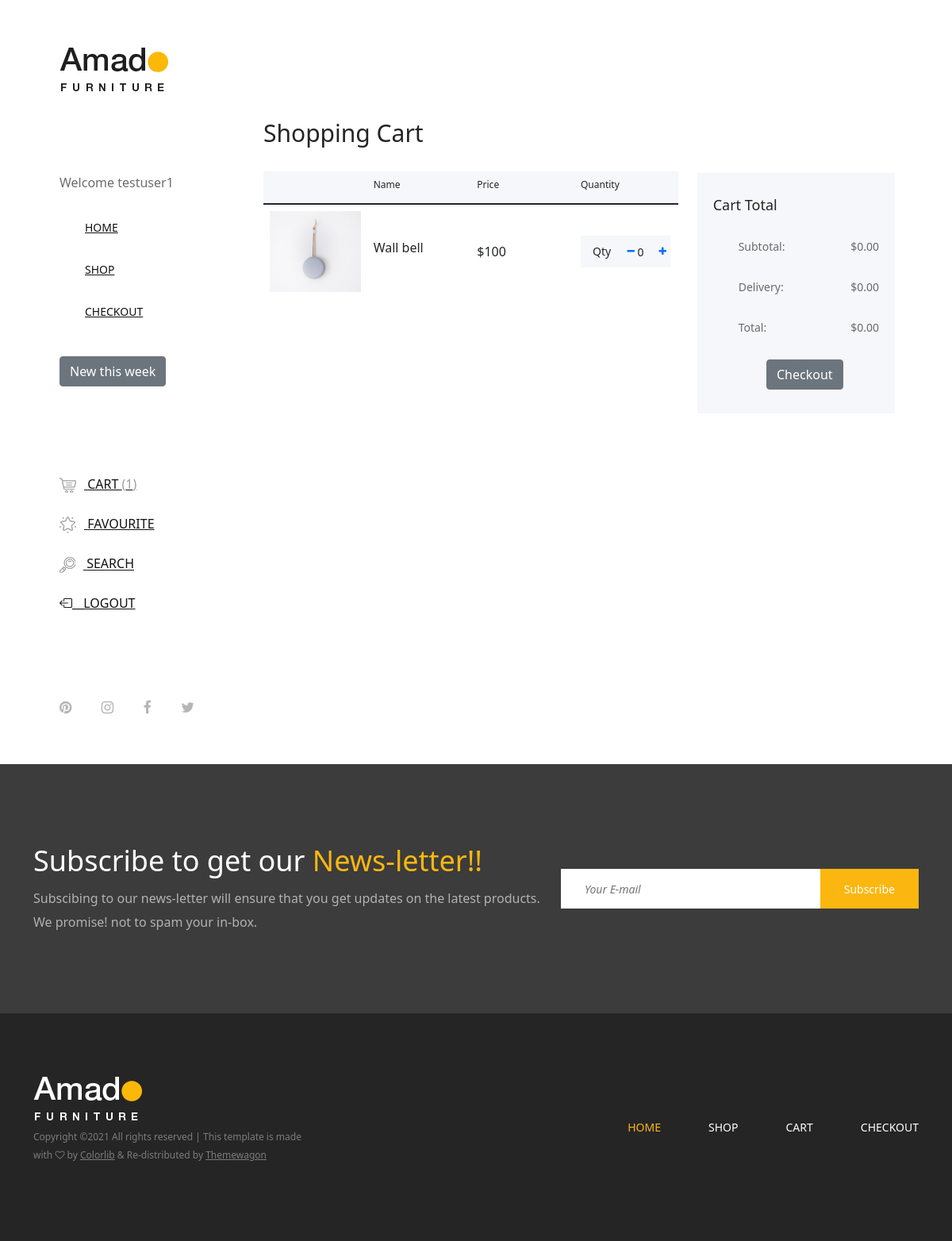
The page /cart (signed in) on the database as committed earlier.
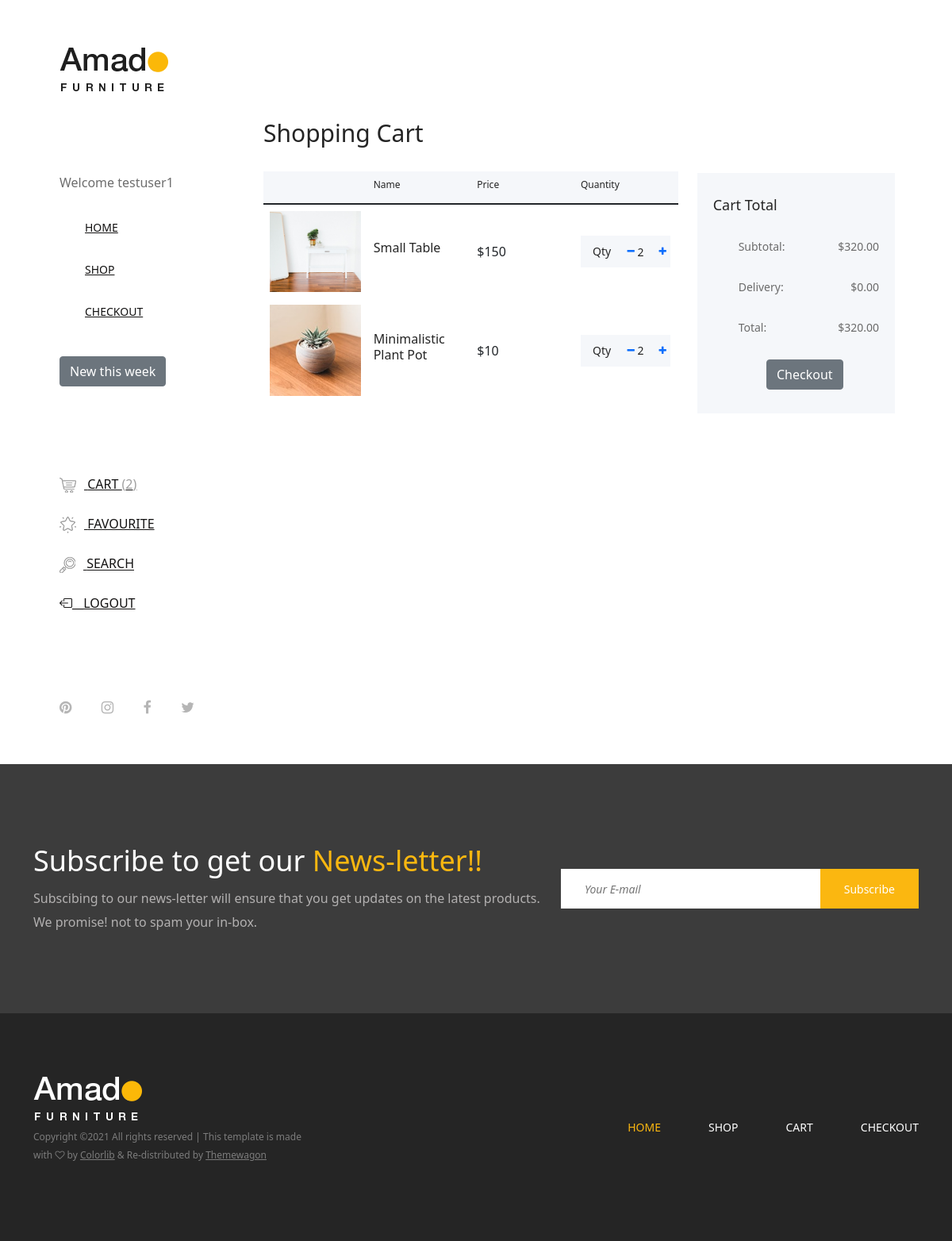
The same page on the database as committed later.
### main/models.py (models this page shows, shortened)
class Cart(models.Model):
    user=models.ForeignKey(User, on_delete=models.CASCADE)
    product = models.ForeignKey(Product, on_delete=models.CASCADE)
    quantity = models.PositiveIntegerField(default=1)
    sub_total = models.IntegerField(blank=True, null=True)
    date = models.DateTimeField(auto_now_add=True)

class Product(models.Model):
    Category_choices = [
    ('chairs', 'chairs'),
    ('beds', 'beds'),
    ('tables', 'tables'),
    ('home_deco', 'home_deco'),
    ('dressings', 'dressings')
]
    name = models.CharField(max_length=100)
    price = models.IntegerField(null=False, blank=False)
    image = models.ImageField(upload_to ='products/')
    category = models.CharField(choices=Category_choices, max_length=50)

### main/views.py (the view)
# urls.py: path('cart', CartView.as_view(), name='cart'),
class CartView(View):
    def get(self, request, *args, **kwargs):
        cart_objects = Cart.objects.filter(user = request.user)
        total_no_of_products = cart_objects.count()
        subtotal = []
        for objects in cart_objects:
            subtotal.append(objects.sub_total)
        subtotal2 = sum(subtotal)
        delivery_fee = 0                 # Just equal to zero for now....
        total = subtotal2 + delivery_fee
        context={
            'cart_objects': cart_objects,
            'total_no_of_products': total_no_of_products,
            'total': total,
            'subtotal2': subtotal2,
            'delivery_fee': delivery_fee,
        }
        return render(request, 'main/cart.html', context)

### main/templates/main/cart.html (shortened to what this page needs)
{% extends 'main/base.html' %}
{% block content %}
        <div class="cart-table-area section-padding-100">
            <div class="container-fluid">
                <div class="row">
                    <div class="col-12 col-lg-8">
                        <div class="cart-title mt-50">
                            <h2>Shopping Cart</h2>
                        </div>
                        <div class="cart-table clearfix">
                            <table class="table table-responsive">
                                <thead>
                                    <tr>
                                        <th></th>
                                        <th>Name</th>
                                        <th>Price</th>
                                        <th>Quantity</th>
                                    </tr>
                                </thead>
                                <tbody>
                                    {% for cart in cart_objects %}
                                    <tr>
                                        <td class="cart_product_img">
                                            <a href="#"><img src="{{ cart.product.image.url }}" alt="Product"></a>
                                        </td>
                                        <td class="cart_product_desc">
                                            <h5>{{ cart.product.name }}</h5>
                                        </td>
                                        <td class="price">
                                            <span>${{ cart.product.price }}</span>
                                        </td>
                                        <td class="qty">
                                            <div class="qty-btn d-flex">
                                                <p>Qty</p>
                                                <div class="quantity">
                                                    <span class="qty-minus"> <a href="{% url 'remove_cart' cart.product.pk %}"><i class="fa fa-minus" aria-hidden="true"></i></a> </span>
                                                    <input type="number" name="quantity" value="{{ cart.quantity }}">
                                                    <span class="qty-plus"> <a href="{% url 'add_to_cart' cart.product.pk %}"><i class="fa fa-plus" aria-hidden="true"></i></a></span>
                                                </div>
                                            </div>
                                        </td>
                                    </tr>
                                    {% endfor %}
                                </tbody>
                            </table>
                        </div>
                    </div>
                    <div class="col-12 col-lg-4">
                        <div class="cart-summary">
                            <h5>Cart Total</h5>
                            <ul class="summary-table">
                                <li><span>subtotal:</span> <span>${{ subtotal2 }}.00</span></li>
                                <li><span>delivery:</span> <span>${{ delivery_fee }}.00</span></li>
                                <li><span>total:</span> <span>${{ total }}.00</span></li>
                            </ul>
                            <div class="d-grid gap-2 col-6 mx-auto">
                                <a href="{% url 'checkout' %}" class="btn btn-secondary">Checkout</a>
                            </div>
                        </div>
                    </div>
                </div>
            </div>
        </div>
    </div>
{% endblock content %}

### main/templates/main/base.html (shortened to what this page needs)
{% load static %}
<!DOCTYPE html>
<html lang="en">
<head>
    <link rel="stylesheet" href="{% static 'main/css/core-style.css' %}">
    <link rel="stylesheet" href="{% static 'main/style.css' %}">
    <link href="https://cdn.jsdelivr.net/npm/bootstrap@5.1.3/dist/css/bootstrap.min.css" rel="stylesheet">
    <link rel="stylesheet" href="https://cdn.jsdelivr.net/npm/bootstrap-icons@1.5.0/font/bootstrap-icons.css">
</head>
<body>
    <div class="main-content-wrapper d-flex clearfix">
        <header class="header-area clearfix">
            <div class="logo">
                <a href="{% url 'index' %}"><img src="{% static 'main/img/core-img/logo.png' %}" alt=""></a>
            </div>
            <div>
                {% if user.is_authenticated %}
                    <p>Welcome {{ user.username }}</p>
                {% else %}
                <hr>
                    <p>Please  <a href="{% url 'login' %}" class="link-dark">login</a> to view your Cart/Add to Cart</p>
                <hr>
                {% endif %}
            </div>
            <nav class="amado-nav">
                <ul>
                    <li><a href="{% url 'index' %}">Home</a></li>
                    <li><a href="{% url 'shop' %}">Shop</a></li>
                    {% if user.is_authenticated %}
                    <li><a href="{% url 'checkout' %}">Checkout</a></li>
                    {% endif %}
                </ul>
            </nav>
            <div class="amado-btn-group mt-30 mb-100">
                <a href="#" class="btn btn-secondary">New this week</a>
            </div>
            <div class="cart-fav-search mb-100">
                {% if user.is_authenticated %}
                <a href="{% url 'cart' %}" class="cart-nav"><img src="{% static 'main/img/core-img/cart.png' %}" alt=""> Cart <span>({{ total_no_of_products }})</span></a>
                <a href="#" class="fav-nav"><img src="{% static 'main/img/core-img/favorites.png' %}" alt=""> Favourite</a>
                {% endif %}
                <a href="#" class="search-nav"><img src="{% static 'main/img/core-img/search.png' %}" alt=""> Search</a>
                {% if user.is_authenticated %}
                <a href="{% url 'logout' %}"><i class="bi bi-box-arrow-left"></i>__Logout</a>
                {% endif %}
            </div>
            <div class="social-info d-flex justify-content-between">
                <a href="#"><i class="fa fa-pinterest" aria-hidden="true"></i></a>
                <a href="#"><i class="fa fa-instagram" aria-hidden="true"></i></a>
                <a href="#"><i class="fa fa-facebook" aria-hidden="true"></i></a>
                <a href="#"><i class="fa fa-twitter" aria-hidden="true"></i></a>
            </div>
        </header>
        {% block content %}
        {% endblock content %}
<section class="newsletter-area section-padding-100-0">
    <div class="container">
        <div class="row align-items-center">
            <div class="col-12 col-lg-6 col-xl-7">
                <div class="newsletter-text mb-100">
                    <h2>Subscribe to get our <span>News-letter!!</span></h2>
                    <p>Subscibing to our news-letter will ensure that you get updates on the latest products. We promise! not to spam your in-box.</p>
                </div>
            </div>
            <div class="col-12 col-lg-6 col-xl-5">
                <div class="newsletter-form mb-100">
                    <form action="#" method="post">
                        <input type="email" name="email" class="nl-email" placeholder="Your E-mail">
                        <input type="submit" value="Subscribe">
                    </form>
                </div>
            </div>
        </div>
    </div>
</section>
<footer class="footer_area clearfix">
    <div class="container">
        <div class="row align-items-center">
            <div class="col-12 col-lg-4">
                <div class="single_widget_area">
                    <div class="footer-logo mr-50">
                        <a href="{% url 'index' %}"><img src="{% static 'main/img/core-img/logo2.png' %}" alt=""></a>
                    </div>
                    <p class="copywrite">
Copyright &copy;<script>document.write(new Date().getFullYear());</script> All rights reserved | This template is made with <i class="fa fa-heart-o" aria-hidden="true"></i> by <a href="https://colorlib.com" target="_blank">Colorlib</a> & Re-distributed by <a href="https://themewagon.com/" target="_blank">Themewagon</a>
</p>
                </div>
            </div>
            <div class="col-12 col-lg-8">
                <div class="single_widget_area">
                    <div class="footer_menu">
                        <nav class="navbar navbar-expand-lg justify-content-end">
                            <div class="collapse navbar-collapse" id="footerNavContent">
                                <ul class="navbar-nav ml-auto">
                                    <li class="nav-item active">
                                        <a class="nav-link" href="{% url 'index' %}">Home</a>
                                    </li>
                                    <li class="nav-item">
                                        <a class="nav-link" href="{% url 'shop' %}">Shop</a>
                                    </li>
                                    {% if user.is_authenticated %}
                                    <li class="nav-item">
                                        <a class="nav-link" href="{% url 'cart' %}">Cart</a>
                                    </li>
                                    <li class="nav-item">
                                        <a class="nav-link" href="{% url 'checkout' %}">Checkout</a>
                                    </li>
                                    {% endif %}
                                </ul>
                            </div>
                        </nav>
                    </div>
                </div>
            </div>
        </div>
    </div>
</footer>
</body>
</html>

Rows that differ between the two databases and show on the page:
removed Cart: product.image (picture), product.name "Wall bell", product.price "100", quantity "0"
added Cart: product.image (picture), product.name "Small Table", product.price "150", quantity "2"
added Cart: product.image (picture), product.name "Minimalistic Plant Pot", product.price "10", quantity "2"
Other text that changed with them:
{{ total_no_of_products }}: "1" → "2"
{{ subtotal2 }}: "0" → "320"
{{ total }}: "0" → "320"
